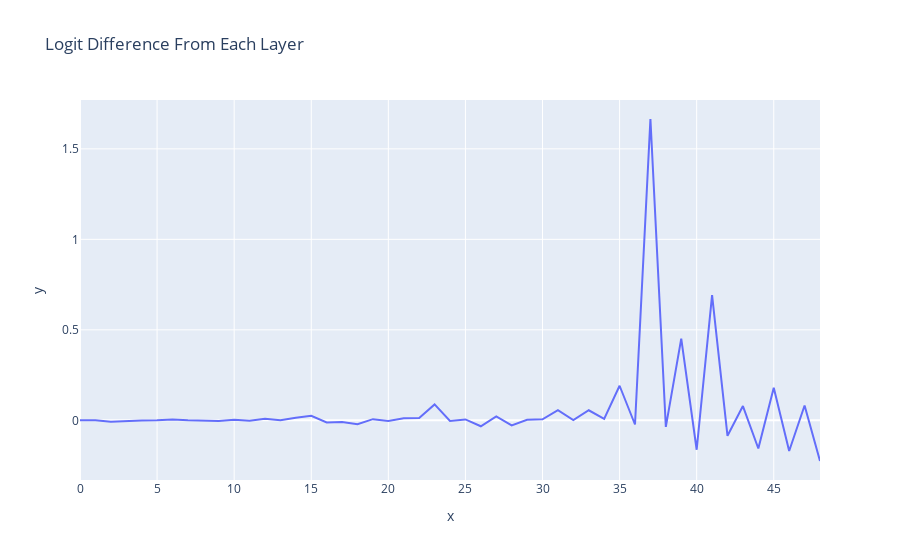

The cell this chart's notebook holds for it:
### Markdown cell above
### Layer Attribution

### Code cell
from visualization_utils import l_line
per_layer_residual, labels = clean_cache.decompose_resid(layer=-1, pos_slice=-1, return_labels=True)
per_layer_logit_diffs = residual_stack_to_logit_diff(per_layer_residual, logit_diff_directions, prompts, clean_cache)
l_line(per_layer_logit_diffs, hover_name=labels, title="Logit Difference From Each Layer")

### Figure 1 — Plotly figure (JSON) as saved in the notebook; plotly's stock layout.template omitted (floating-point values rounded to 4 significant figures)
{"data": [{"hovertemplate": "<b>%{hovertext}</b><br><br>x=%{x}<br>y=%{y}<extra></extra>", "hovertext": ["embed", "0_attn_out", "0_mlp_out", "1_attn_out", "1_mlp_out", "2_attn_out", "2_mlp_out", "3_attn_out", "3_mlp_out", "4_attn_out", "4_mlp_out", "5_attn_out", "5_mlp_out", "6_attn_out", "6_mlp_out", "7_attn_out", "7_mlp_out", "8_attn_out", "8_mlp_out", "9_attn_out", "9_mlp_out", "10_attn_out", "10_mlp_out", "11_attn_out", "11_mlp_out", "12_attn_out", "12_mlp_out", "13_attn_out", "13_mlp_out", "14_attn_out", "14_mlp_out", "15_attn_out", "15_mlp_out", "16_attn_out", "16_mlp_out", "17_attn_out", "17_mlp_out", "18_attn_out", "18_mlp_out", "19_attn_out", "19_mlp_out", "20_attn_out", "20_mlp_out", "21_attn_out", "21_mlp_out", "22_attn_out", "22_mlp_out", "23_attn_out", "23_mlp_out"], "legendgroup": "", "line": {"color": "#636efa", "dash": "solid"}, "marker": {"symbol": "circle"}, "mode": "lines", "name": "", "orientation": "v", "showlegend": false, "type": "scatter", "x": [0, 1, 2, 3, 4, 5, 6, 7, 8, 9, 10, 11, 12, 13, 14, 15, 16, 17, 18, 19, 20, 21, 22, 23, 24, 25, 26, 27, 28, 29, 30, 31, 32, 33, 34, 35, 36, 37, 38, 39, 40, 41, 42, 43, 44, 45, 46, 47, 48], "xaxis": "x", "y": [-0.000218, 0.0001599, -0.007756, -0.003862, -0.001369, -0.000235, 0.004492, 0.0002978, -1.989e-05, -0.003784, 0.00261, -0.002194, 0.008241, 0.0002699, 0.01426, 0.02498, -0.01165, -0.009366, -0.02187, 0.006543, -0.004047, 0.01086, 0.01229, 0.0879, -0.003746, 0.005008, -0.03274, 0.02169, -0.02772, 0.002818, 0.005668, 0.05638, 0.001414, 0.05556, 0.008166, 0.1911, -0.02302, 1.665, -0.03627, 0.4513, -0.1626, 0.6923, -0.08531, 0.07872, -0.1556, 0.1797, -0.1694, 0.08188, -0.2247], "yaxis": "y"}], "layout": {"legend": {"tracegroupgap": 0}, "title": {"text": "Logit Difference From Each Layer"}, "xaxis": {"anchor": "y", "domain": [0, 1], "title": {"text": "x"}}, "yaxis": {"anchor": "x", "domain": [0, 1], "title": {"text": "y"}}}}
